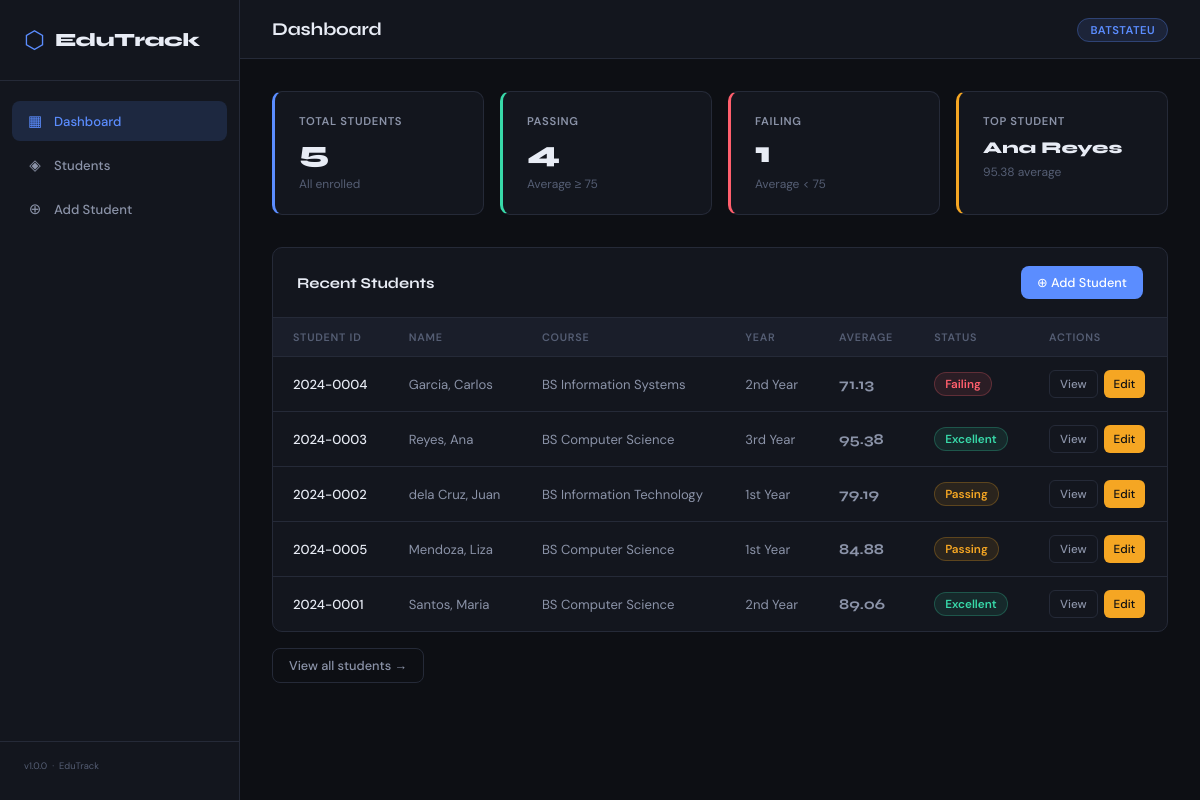
The page / on the database its author committed.
### tables this page shows
CREATE TABLE IF NOT EXISTS students (
    id          INT AUTO_INCREMENT PRIMARY KEY,
    student_id  VARCHAR(20)  NOT NULL UNIQUE,
    firstname   VARCHAR(80)  NOT NULL,
    lastname    VARCHAR(80)  NOT NULL,
    course      VARCHAR(100) NOT NULL,
    year_level  VARCHAR(20)  NOT NULL,
    email       VARCHAR(120),
    created_at  TIMESTAMP    DEFAULT CURRENT_TIMESTAMP
);

### index.php (the view, shortened to what this page needs)
<?php
$conn = getConnection();
$total     = $conn->query("SELECT COUNT(*) AS c FROM students")->fetch_assoc()['c'];
$passing   = $conn->query("
    SELECT COUNT(DISTINCT student_id) AS c FROM (
        SELECT student_id, AVG(grade) AS avg
        FROM grades GROUP BY student_id HAVING avg >= 75
    ) t")->fetch_assoc()['c'];
$failing = $conn->query("
    SELECT COUNT(DISTINCT student_id) AS c FROM (
        SELECT student_id, AVG(grade) AS avg
        FROM grades GROUP BY student_id HAVING avg < 75
    ) t")->fetch_assoc()['c'];
$topRow = $conn->query("
    SELECT s.firstname, s.lastname, AVG(g.grade) AS avg
    FROM grades g JOIN students s ON s.id = g.student_id
    GROUP BY g.student_id ORDER BY avg DESC LIMIT 1
")->fetch_assoc();
$recent = $conn->query("
    SELECT s.*, COALESCE(AVG(g.grade),NULL) AS average
    FROM students s
    LEFT JOIN grades g ON g.student_id = s.id
    GROUP BY s.id
    ORDER BY s.created_at DESC LIMIT 8
");
include __DIR__ . '/includes/header.php';
?>
<div class="stat-grid">
  <div class="stat-card accent-blue">
    <span class="stat-label">Total Students</span>
    <span class="stat-value"><?= $total ?></span>
    <span class="stat-sub">All enrolled</span>
  </div>
  <div class="stat-card accent-green">
    <span class="stat-label">Passing</span>
    <span class="stat-value"><?= $passing ?></span>
    <span class="stat-sub">Average ≥ 75</span>
  </div>
  <div class="stat-card accent-danger">
    <span class="stat-label">Failing</span>
    <span class="stat-value"><?= $failing ?></span>
    <span class="stat-sub">Average &lt; 75</span>
  </div>
  <div class="stat-card accent-warn">
    <span class="stat-label">Top Student</span>
    <span class="stat-value" style="font-size:1.1rem;margin-top:4px;">
      <?= $topRow ? htmlspecialchars($topRow['firstname'] . ' ' . $topRow['lastname']) : '—' ?>
    </span>
    <span class="stat-sub">
      <?= $topRow ? number_format($topRow['avg'], 2) . ' average' : 'No grades yet' ?>
    </span>
  </div>
</div>
<div class="table-card">
  <div class="table-header">
    <h2>Recent Students</h2>
    <a href="/edutrack/students/add.php" class="btn btn-primary">⊕ Add Student</a>
  </div>
  <table>
    <thead>
      <tr>
        <th>Student ID</th>
        <th>Name</th>
        <th>Course</th>
        <th>Year</th>
        <th>Average</th>
        <th>Status</th>
        <th>Actions</th>
      </tr>
    </thead>
    <tbody>
    <?php if ($recent->num_rows === 0): ?>
      <tr><td colspan="7" class="no-data">No students yet. <a href="/edutrack/students/add.php" style="color:var(--accent)">Add one →</a></td></tr>
    <?php else: ?>
      <?php while ($s = $recent->fetch_assoc()): ?>
      <tr>
        <td><?= htmlspecialchars($s['student_id']) ?></td>
        <td><?= htmlspecialchars($s['lastname'] . ', ' . $s['firstname']) ?></td>
        <td><?= htmlspecialchars($s['course']) ?></td>
        <td><?= htmlspecialchars($s['year_level']) ?></td>
        <td>
          <?php if ($s['average'] !== null): ?>
            <span class="grade-number"><?= number_format($s['average'], 2) ?></span>
          <?php else: ?>
            <span style="color:var(--text-3)">—</span>
          <?php endif; ?>
        </td>
        <td>
          <?php if ($s['average'] !== null):
            $cls = $s['average'] >= 85 ? 'grade-pass' : ($s['average'] >= 75 ? 'grade-average' : 'grade-fail');
            $lbl = $s['average'] >= 85 ? 'Excellent' : ($s['average'] >= 75 ? 'Passing' : 'Failing');
          ?>
            <span class="grade-badge <?= $cls ?>"><?= $lbl ?></span>
          <?php else: ?>
            <span class="grade-badge" style="color:var(--text-3)">No grades</span>
          <?php endif; ?>
        </td>
        <td class="action-group">
          <a href="/edutrack/students/profile.php?id=<?= $s['id'] ?>" class="btn btn-ghost btn-sm">View</a>
          <a href="/edutrack/students/edit.php?id=<?= $s['id'] ?>" class="btn btn-warning btn-sm">Edit</a>
        </td>
      </tr>
      <?php endwhile; ?>
    <?php endif; ?>
    </tbody>
  </table>
</div>
<div style="margin-top:16px;">
  <a href="/edutrack/students/view.php" class="btn btn-ghost">View all students →</a>
</div>
<?php $conn->close(); include __DIR__ . '/includes/footer.php'; ?>

### assets/css/style.css (style rules this page uses)
:root { --bg: #0d0f14; --bg-2: #13161e; --bg-3: #1a1e2a; --border: #252a38; --accent: #5b8dff; --accent-2: #38d9a9; --accent-warn:#f5a623; --accent-danger:#ff5f6d; --text-1: #e8ecf5; --text-2: #8b93a8; --text-3: #555e74; --sidebar-w: 240px; --radius: 10px; --shadow: 0 4px 24px rgba(0,0,0,.35); }
*, *::before, *::after { box-sizing: border-box; margin: 0; padding: 0; }
html { font-size: 15px; }
body { font-family: 'DM Sans', sans-serif; background: var(--bg); color: var(--text-1); display: flex; min-height: 100vh; }
.stat-grid { display: grid; grid-template-columns: repeat(auto-fit, minmax(200px, 1fr)); gap: 16px; margin-bottom: 32px; }
.stat-card { background: var(--bg-2); border: 1px solid var(--border); border-radius: var(--radius); padding: 22px 24px; display: flex; flex-direction: column; gap: 6px; transition: border-color .2s, transform .2s; }
.stat-label { font-size: .75rem; color: var(--text-2); text-transform: uppercase; letter-spacing: .06em; font-weight: 600; }
.stat-value { font-family: 'Syne', sans-serif; font-size: 2rem; font-weight: 800; color: var(--text-1); }
.stat-sub { font-size: .8rem; color: var(--text-3); }
.stat-card.accent-blue { border-left: 3px solid var(--accent); }
.stat-card.accent-green { border-left: 3px solid var(--accent-2); }
.stat-card.accent-warn { border-left: 3px solid var(--accent-warn); }
.stat-card.accent-danger { border-left: 3px solid var(--accent-danger); }
.table-card { background: var(--bg-2); border: 1px solid var(--border); border-radius: var(--radius); overflow: hidden; }
.table-header { padding: 18px 24px; border-bottom: 1px solid var(--border); display: flex; align-items: center; justify-content: space-between; gap: 12px; flex-wrap: wrap; }
.table-header h2 { font-family: 'Syne', sans-serif; font-weight: 700; font-size: 1rem; }
table { width: 100%; border-collapse: collapse; }
thead th { padding: 12px 20px; text-align: left; font-size: .72rem; text-transform: uppercase; letter-spacing: .07em; color: var(--text-3); font-weight: 600; border-bottom: 1px solid var(--border); background: var(--bg-3); }
tbody tr { border-bottom: 1px solid var(--border); transition: background .1s; }
tbody tr:last-child { border-bottom: none; }
tbody td { padding: 13px 20px; font-size: .875rem; color: var(--text-2); vertical-align: middle; }
tbody td:first-child { color: var(--text-1); font-weight: 500; }
.grade-badge { display: inline-block; padding: 3px 10px; border-radius: 20px; font-size: .78rem; font-weight: 600; }
.grade-pass { background: rgba(56,217,169,.1); color: var(--accent-2); border: 1px solid rgba(56,217,169,.25); }
.grade-average { background: rgba(245,166,35,.1); color: var(--accent-warn); border: 1px solid rgba(245,166,35,.25); }
.grade-fail { background: rgba(255,95,109,.1); color: var(--accent-danger); border: 1px solid rgba(255,95,109,.25); }
.btn { display: inline-flex; align-items: center; gap: 6px; padding: 8px 16px; border-radius: 8px; border: none; cursor: pointer; font-family: 'DM Sans', sans-serif; font-size: .85rem; font-weight: 500; text-decoration: none; transition: opacity .15s, transform .1s; }
.btn-primary { background: var(--accent); color: #fff; }
.btn-warning { background: var(--accent-warn); color: #0d0f14; }
.btn-ghost { background: transparent; border: 1px solid var(--border); color: var(--text-2); }
.btn-sm { padding: 5px 10px; font-size: .78rem; border-radius: 6px; }
.action-group { display: flex; gap: 6px; flex-wrap: wrap; }
.grade-number { font-family: 'Syne', sans-serif; font-weight: 700; font-size: 1rem; }

### rows shown on the page
students: student "2024-0004", lastname+firstname "Garcia, Carlos", course "BS Information Systems", year_level "2nd Year", average "71.13", lbl "Failing"
students: student "2024-0003", lastname+firstname "Reyes, Ana", course "BS Computer Science", year_level "3rd Year", average "95.38", lbl "Excellent"
students: student "2024-0002", lastname+firstname "dela Cruz, Juan", course "BS Information Technology", year_level "1st Year", average "79.19", lbl "Passing"
students: student "2024-0005", lastname+firstname "Mendoza, Liza", course "BS Computer Science", year_level "1st Year", average "84.88", lbl "Passing"
students: student "2024-0001", lastname+firstname "Santos, Maria", course "BS Computer Science", year_level "2nd Year", average "89.06", lbl "Excellent"

### other values the page prints
$pageTitle "Dashboard"
$total "5"
$passing "4"
$failing "1"
$topRow['firstname'] . ' ' . $topRow['lastname'] "Ana Reyes"
$topRow['avg'] "95.38"
